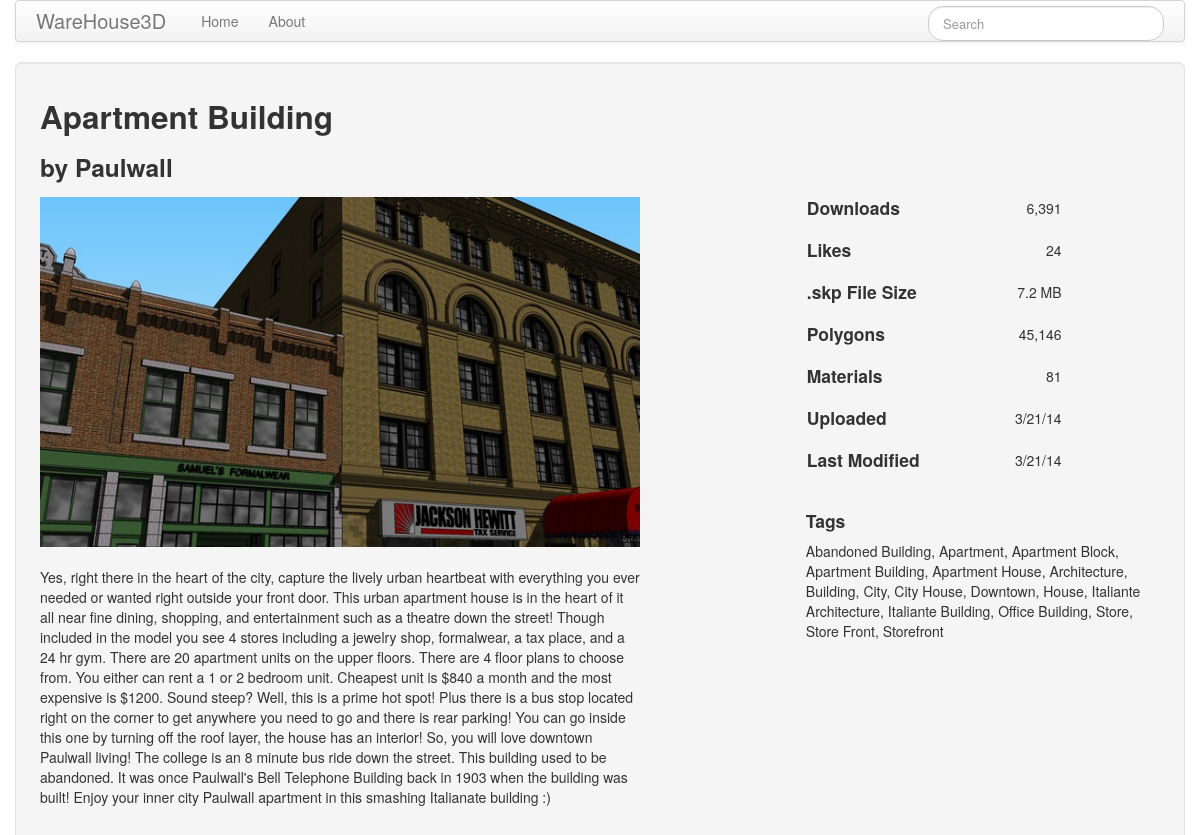
The page /detail/u3da4809f-6b1b-4e68-8a5e-1c898045664a on the database its author committed.
### app/models.py (models this page shows)
class Warehouseinfo(db.Model):
    __tablename__ = 'warehouseinfo'
    __searchable__ = ['title']
    id = db.Column(db.String(100), primary_key=True)
    title = db.Column(db.String(50))
    author = db.Column(db.String(30))
    tags = db.Column(db.String(100))
    desc = db.Column(db.String(700))
    imgurl = db.Column(db.String(250))
    kmzurl = db.Column(db.String(250))
    imgfile = db.Column(db.String(30))
    kmzfile = db.Column(db.String(30))
    other = db.Column(db.String(100))

### app/views.py (the view)
@app.route('/detail/<id>')
def detail(id):
    model = Warehouseinfo.query.filter_by(id=id).first()
    other = ast.literal_eval(model.other)
    print type(other)
    print 'other', other
    return render_template('detail.html', model=model, other=other)

### app/forms.py
class SearchForm(Form):
    search = StringField('search', validators=[DataRequired()])

### app/views.py (called while the page is built)
@app.before_request
def before_request():
    g.searchForm = SearchForm()
    return

### app/templates/detail.html
{% extends "base.html" %}
{% block content %}
<div class="well well-large" style="height:800px;">
    <div class="span8">
        <div class="row-fluid">
            <div id="title_author" class="span12">
                <h2>{{ model.title }}</h2>
                <h3>by {{ model.author }}</h3>
            </div>
        </div>
        <div class="row-fluid">
            <div id="image" class="span12" style="overflow:hidden;">
                <img alt="{{ model.title }}" src="{{ '/static/img/'~model.id~'.jpg' }}" style="width:600px;height:350px;">
            </div>
        </div>
        <br>
        <div class="row-fluid">
            <div id="description" class="span12" style="width:600px;">
                {{ model.desc }}
            </div>
        </div>
    </div>
    <div class="span4">
        <div class="row-fluid">
            <div class="span12">
                <br><br><br><br><br>
                <table>
                    <tr>
                        <td>
                            <h4>Downloads</h4>
                        </td>
                        <td align="right" width="140px">
                            <span>{{ other['Downloads'] }}</span>
                        </td>
                    </tr>
                    <tr>
                        <td>
                            <h4>Likes</h4>
                        </td>
                        <td align="right">
                            <span>{{ other['Likes'] }}</span>
                        </td>
                    </tr>
                    <tr>
                        <td>
                            <h4>.skp File Size</h4>
                        </td>
                        <td align="right">
                            <span>{{ other['.skp File Size'] }}</span>
                        </td>
                    </tr>
                    <tr>
                        <td>
                            <h4>Polygons</h4>
                        </td>
                        <td align="right">
                            <span>{{ other['Polygons'] }}</span>
                        </td>
                    </tr>
                    <tr>
                        <td>
                            <h4>Materials</h4>
                        </td>
                        <td align="right">
                            <span>{{ other['Materials'] }}</span>
                        </td>
                    </tr>
                    <tr>
                        <td>
                            <h4>Uploaded</h4>
                        </td>
                        <td align="right">
                            <span>{{ other['Uploaded'] }}</span>
                        </td>
                    </tr>
                    <tr>
                        <td>
                            <h4>Last Modified</h4>
                        </td>
                        <td align="right">
                            <span>{{ other['Last Modified'] }}</span>
                        </td>
                    </tr>
                </table>
            </div>
        </div>
        <br>
        <div class="row-fluid">
            <div id="header-tags" class="metadata-section-title">
                <h4>Tags</h4>
            </div>
            <div id="tags" class="display-field tags-content">
                {{ model.tags}}
            </div>
        </div>
    </div>
</div>
{% endblock %}

### rows shown on the page
Warehouseinfo: title "Apartment Building", author "Paulwall", id (picture), desc "Yes, right there in the heart of the city, capture the lively urban heartbeat with everything you ever needed or wanted right outside your front door. This urban apartment house is in the heart of it all near fine dining, shopping, and entertainment such as a theatre down the street! Though included in the model you see 4 stores including a jewelry shop, formalwear, a tax place, and a 24 hr gym. There are 20 apartment units on the upper floors. There are 4 floor plans to choose from. You either can rent a 1 or 2 bedroom unit. Cheapest unit is $840 a month and the most expensive is $1200. Sound steep? Well, this is a prime hot spot! Plus there is a bus stop located right on the corner to get…", tags "Abandoned Building, Apartment, Apartment Block, Apartment Building, Apartment House, Architecture, Building, City, City House, Downtown, House, Italiante Architecture, Italiante Building, Office Building, Store, Store Front, Storefront"

### other values the page prints
{{ other['Downloads'] }} "6,391"
{{ other['Likes'] }} "24"
{{ other['.skp File Size'] }} "7.2 MB"
{{ other['Polygons'] }} "45,146"
{{ other['Materials'] }} "81"
{{ other['Uploaded'] }} "3/21/14"
{{ other['Last Modified'] }} "3/21/14"
